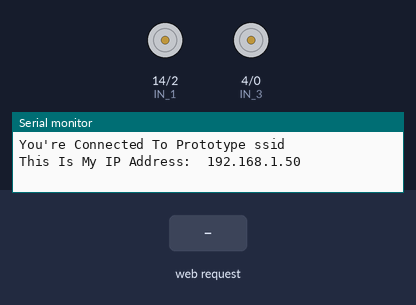
Simulated run of this sketch. Board: ESP8266 (NodeMCU). Parts: motor-driver pin pairs drawn as motors (green arrow = first pin HIGH = forward, orange = second pin HIGH = backward, longer = more drive, scaled by the enable pin), the last lines printed to the serial monitor. The test bench sets the inputs (shaded band). WiFi joins after 1.5 s; servers stay silent unless stated.

Above: at 2.7 s.
2.8 s: HTTP request GET /?State=F received
At 4.0 s:
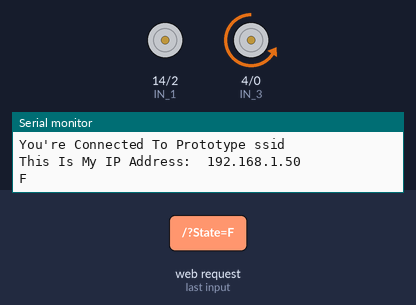
4.3 s: HTTP request GET /?State=B received
At 5.2 s:
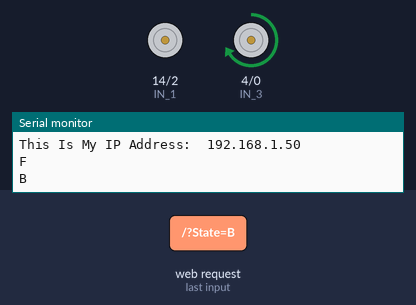
5.8 s: HTTP request GET /?State=L received
At 6.3 s:
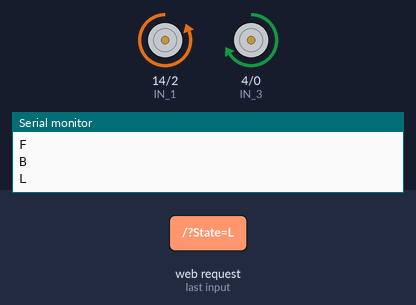
7.3 s: HTTP request GET /?State=R received
At 8.5 s:
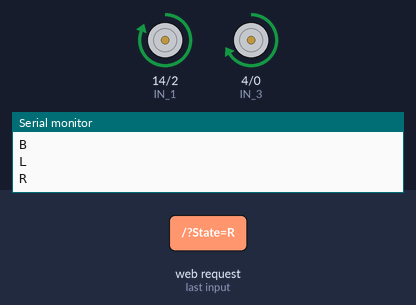
8.8 s: HTTP request GET /?State=F received
At 9.8 s:
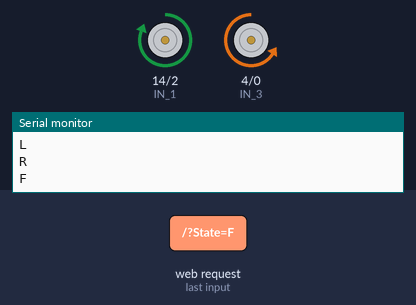
10.3 s: HTTP request GET /?State=L received
At 10.9 s:
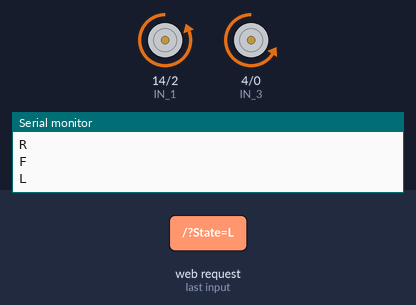
Timing chart, 0 to 12.8 s (numbered marks = the images above; inputs shaded):
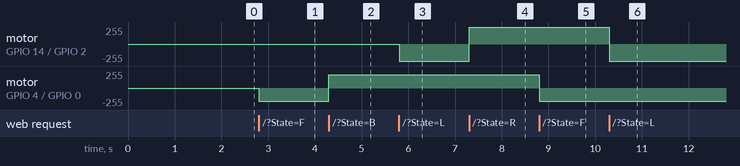

The sketch:

IOT_RC_CAR_V1.ino
```cpp
// (licence header left out)
              //RC CAR CONTROLLERS

#define PWMA   12          // Enable/speed motors   (Right/Left)          GPIO12 (D6)
#define IN_1   14          // tb6612FNG IN_1 motors (Right/Left)          GPIO14 (D5)
#define IN_2   2           // tb6612FNG IN_2 motors (Right/Left)          GPIO2  (D4)

#define PWMB   5           // Enable/speed motors   (Front/Back)          GPIO5  (D1)
#define IN_3   4           // tb6612FNG IN_3 motors (Front/Back)          GPIO4  (D2)
#define IN_4   0           // tb6612FNG IN_4 motors (Front/Back)          GPIO0  (D3)


#include <ESP8266WiFi.h>                          // Include the Wi-Fi library.
#include <WiFiClient.h>
#include <ESP8266WiFiMulti.h>                     // Include the Wi-Fi-Multi library.
#include <ESP8266WebServer.h>                     // Include the WebServer library.

ESP8266WiFiMulti wifiMulti;                       // Create an instance of the ESP8266WiFiMulti class, called 'wifiMulti'.
ESP8266WebServer server(80);                      // Create a webserver object that listens for HTTP request on port 80.

String command;                                   //String to store app command state.
int speedCar = 800;


 void setup() {

 pinMode(PWMA, OUTPUT);                             //Right/Left
 pinMode(PWMB, OUTPUT);                             //Front/Back
 pinMode(IN_1, OUTPUT);                             //Right/Left
 pinMode(IN_2, OUTPUT);                             //Right/Left
 pinMode(IN_3, OUTPUT);                             //Front/Back
 pinMode(IN_4, OUTPUT);                             //Front/Back

Serial.begin(115200);                              // Start the Serial communication to send messages to the computer.
delay(10);
Serial.println('\n');

// Connecting WiFi

wifiMulti.addAP("ssid", "password");              // Wi-Fi networks you want to connect to. It will conect to the strongest network availaible
wifiMulti.addAP("----", "----");
wifiMulti.addAP("----", "----");

con();                                             //Con function is at the bottom after 'void loop(){.......}'

}


void goAhead(){

      digitalWrite(IN_3, LOW);
      digitalWrite(IN_4, HIGH);
      analogWrite(PWMB, speedCar);
  }

void goBack(){

      digitalWrite(IN_3, HIGH);
      digitalWrite(IN_4, LOW);
      analogWrite(PWMB, speedCar);
  }

void goRight(){

       digitalWrite(IN_1, HIGH);
       digitalWrite(IN_2, LOW);
       analogWrite(PWMA,1023);
  }

void goLeft(){

      digitalWrite(IN_1, LOW);
      digitalWrite(IN_2, HIGH);
      analogWrite(PWMA,1023);

  }

void goAheadRight(){

      digitalWrite(IN_3, LOW);
      digitalWrite(IN_4, HIGH);
      analogWrite(PWMB, speedCar);

      digitalWrite(IN_1, HIGH);
      digitalWrite(IN_2, LOW);
      analogWrite(PWMA,1023);
   }

void goAheadLeft(){

      digitalWrite(IN_3, LOW);
      digitalWrite(IN_4, HIGH);
      analogWrite(PWMB, speedCar);

      digitalWrite(IN_1, LOW);
      digitalWrite(IN_2, HIGH);
      analogWrite(PWMA,1023);
  }

void goBackRight(){

      digitalWrite(IN_3, HIGH);
      digitalWrite(IN_4, LOW);
      analogWrite(PWMB, speedCar);

      digitalWrite(IN_1, HIGH);
      digitalWrite(IN_2, LOW);
      analogWrite(PWMA,1023);
  }

void goBackLeft(){

      digitalWrite(IN_3, HIGH);
      digitalWrite(IN_4, LOW);
      analogWrite(PWMB, speedCar);

      digitalWrite(IN_1, LOW);
      digitalWrite(IN_2, HIGH);
      analogWrite(PWMA,1023);
  }

void stopRobot(){

      digitalWrite(IN_3, LOW);
      digitalWrite(IN_4, LOW);
      analogWrite(PWMB, 0);

      digitalWrite(IN_1, LOW);
      digitalWrite(IN_2, LOW);
      analogWrite(PWMA, 0);
 }


void loop() {

     if (wifiMulti.run() != WL_CONNECTED) {                              //If rc car is not connected it will call "con" function.
        Serial.println(" Oops! You are disconnected ");
        delay(2000);
        Serial.println(" Reconnecting ..... ");
        con();                                                           //Con function
    }

    server.handleClient();

      command = server.arg("State");
      if (command == "F") goAhead();
      else if (command == "B") goBack();
      else if (command == "L") goLeft();
      else if (command == "R") goRight();
      else if (command == "I") goAheadRight();
      else if (command == "G") goAheadLeft();
      else if (command == "J") goBackRight();
      else if (command == "H") goBackLeft();
      else if (command == "0") speedCar = 400;
      else if (command == "1") speedCar = 470;
      else if (command == "2") speedCar = 540;
      else if (command == "3") speedCar = 610;
      else if (command == "4") speedCar = 680;
      else if (command == "5") speedCar = 750;
      else if (command == "6") speedCar = 820;
      else if (command == "7") speedCar = 890;
      else if (command == "8") speedCar = 960;
      else if (command == "9") speedCar = 1023;
      else if (command == "S") stopRobot();
}
void HTTP_handleRoot(void) {

if( server.hasArg("State") ){
       Serial.println(server.arg("State"));
  }
  server.send ( 200, "text/html", "<h1>Connected to V1</h1>");
  delay(1);
}

void con() {                                                           //Con function

int i = 0;
while (wifiMulti.run() != WL_CONNECTED) {                   // Wait for the Wi-Fi to connect: scan for Wi-Fi networks, and connect to the strongest of the networks above.
delay(200);
Serial.print(++i);
Serial.print(' ');
}

Serial.println('\n');
Serial.print("You're Connected To Prototype ");
Serial.println(WiFi.SSID());                  // Tell us what network we're connected to.
Serial.print("This Is My IP Address:\t");
Serial.println(WiFi.localIP());               // Send the IP address of the ESP8266 to the computer.

 // Starting WEB-server
     server.on ( "/", HTTP_handleRoot );
     server.onNotFound ( HTTP_handleRoot );
     server.begin();


}
```

Measured:
- after the input at 2.8 s, motor on GPIO 4 (IN_3) / GPIO 0 (IN_4): stopped → backward 199/255 at once
- after the input at 4.3 s, motor on GPIO 4 (IN_3) / GPIO 0 (IN_4): backward 199/255 → forward 199/255 at once
- after the input at 5.8 s, motor on GPIO 14 (IN_1) / GPIO 2 (IN_2): stopped → backward 255/255 at once
- after the input at 7.3 s, motor on GPIO 14 (IN_1) / GPIO 2 (IN_2): backward 255/255 → forward 255/255 at once
- after the input at 8.8 s, motor on GPIO 4 (IN_3) / GPIO 0 (IN_4): forward 199/255 → backward 199/255 at once
- after the input at 10.3 s, motor on GPIO 14 (IN_1) / GPIO 2 (IN_2): forward 255/255 → backward 255/255 at once
